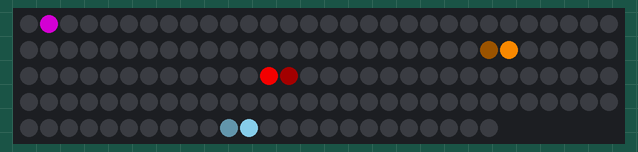
Bench run of a sketch on a simulated Arduino Uno, built with avr-gcc and run on an emulated ATmega328P. Shown: 144 RGB LEDs in strip order, left to right, continuing on the next row. The local clock reads 2024-03-15 10:24:30 at power-on unless the sketch sets it; what the sketch prints to the serial monitor is not drawn.

Above: at 0.02 s.

The sketch:

ledled.ino
```cpp
#include <Wire.h>

#include <DS1307RTC.h>
#include <FastLED.h>
#include <IRremote.h>
#define LED_PIN     8
#define NUM_LEDS    144
int RECV_PIN = 2;

int LED_OFFSET = 144 / 2;

CRGB leds[NUM_LEDS];

IRrecv irrecv(RECV_PIN);

decode_results results;

//used to be int, but think long is needed
time_t start_time;
float mod = 60.0f / NUM_LEDS;
float mod12 = 12.0f / NUM_LEDS;
float modpsec = 1000.0f / NUM_LEDS;

float real_sec;
float real_min;
float real_psec;

//Subsecond
int psec_led;
int psec_led2;
float psec_bright;
float psec_pre_led;
int psec_led_old = 0;
int psec_led2_old = 0;

//Seconds
int sec_led;
int sec_led2;
float sec_bright;
float sec_pre_led;
int sec_led_old = 0;
int sec_led2_old = 0;

//Minutes
int min_led;
int min_led2;
float min_bright;
float min_pre_led;
int min_led_old = 0;
int min_led2_old = 0;

//Hours
int hour_led;
int hour_led2;
float hour_bright;
float hour_pre_led;
int hour_led_old = 0;
int hour_led2_old = 0;

int bright_scale = 1;

unsigned long cur_mil;
float mills;
int mills_and_time;

void setup() {
  FastLED.addLeds<WS2812, LED_PIN, GRB>(leds, NUM_LEDS);
  Serial.begin(9600);
  Serial.println(start_time);
  //RTC.set(1556619998);
  start_time = RTC.get();
  Serial.println(start_time);
  irrecv.enableIRIn();
}

void loop() {
  leds[psec_led_old] = CRGB(0, 0, 0);
  leds[psec_led2_old] = CRGB(0, 0, 0);
  leds[sec_led_old] = CRGB(0, 0, 0);
  leds[sec_led2_old] = CRGB(0, 0, 0);
  leds[min_led_old] = CRGB(0, 0, 0);
  leds[min_led2_old] = CRGB(0, 0, 0);
  leds[hour_led_old] = CRGB(0, 0, 0);
  leds[hour_led2_old] = CRGB(0, 0, 0);

  cur_mil = millis();
  mills = float(cur_mil % 1000) / 1000.0f;
  mills_and_time = cur_mil / 1000.0f;

  //SubSeconds
  real_psec = mills / 1000.0f;
  psec_pre_led = mills * NUM_LEDS;
  psec_led = ((int)psec_pre_led + LED_OFFSET) % (NUM_LEDS - 1);
  psec_bright = psec_pre_led - psec_led;
  psec_led2 = psec_led + 1 % (NUM_LEDS - 1);

  leds[psec_led] = CRGB::Red;
  leds[psec_led2] = CRGB::Red;
  leds[psec_led2].nscale8(psec_bright * 256);
  leds[psec_led].nscale8((1.0f - psec_bright) * 256);
  leds[psec_led] /= bright_scale;
  leds[psec_led2] /= bright_scale;

  //Seconds
  real_sec = ((float)second(start_time + mills_and_time) + mills) / 60.0f;
  sec_pre_led = ((float)second(start_time + mills_and_time) + mills) / mod;
  sec_led = ((int)sec_pre_led + LED_OFFSET) % (NUM_LEDS - 1);
  sec_bright = sec_pre_led - (int)sec_pre_led;
  sec_led2 = sec_led + 1 % (NUM_LEDS - 1);

  leds[sec_led] = CRGB::Purple;
  leds[sec_led2] = CRGB::Purple;
  leds[sec_led2].nscale8(sec_bright * 255);
  leds[sec_led].nscale8((1.0f - sec_bright) * 255);
  leds[sec_led] /= bright_scale;
  leds[sec_led2] /= bright_scale;
  //Serial.println(leds[sec_led]);
  if (String(leds[sec_led]) == "0" and String(leds[sec_led2]) == "0") {
    Serial.println("-----");
    Serial.println(real_sec);
    Serial.println(sec_pre_led);
    Serial.println(sec_led);
    Serial.println(sec_led2);
    Serial.println(sec_bright);
    Serial.println(sec_bright * 255);
    Serial.println((1.0f - sec_bright) * 255);
    Serial.println("-----");
  }
    //Serial.println("-----");
    //Serial.println(real_sec);
    //Serial.println(sec_pre_led);
    //Serial.println(sec_led);
    //Serial.println(sec_led2);
    //Serial.println(sec_bright);
    //Serial.println(sec_bright * 256);
    //Serial.println((1.0f - sec_bright) * 256);
    //Serial.println("-----");
      //Serial.println(sec_bright * 256);
    //Serial.println((1.0f - sec_bright) * 256);

  //Minutes
  real_min = ((float)minute(start_time + mills_and_time) + real_sec) / 60.0f;
  min_pre_led = ((float)minute(start_time + mills_and_time) + real_sec) / mod;
  min_led = ((int)min_pre_led + LED_OFFSET) % (NUM_LEDS - 1);
  min_bright = min_pre_led - min_led;
  min_led2 = min_led + 1 % (NUM_LEDS - 1);

  leds[min_led] += CRGB::SkyBlue;
  leds[min_led2] += CRGB::SkyBlue;
  leds[min_led2].nscale8(min_bright * 256);
  leds[min_led].nscale8((1.0f - min_bright) * 256);
  leds[min_led] /= bright_scale;
  leds[min_led2] /= bright_scale;

  //Hours
  hour_pre_led = (((float)hour(start_time + mills_and_time) + real_min));
  if (hour_pre_led >= 12.0){
      hour_pre_led -= 12;
  }
  //Serial.println(hour_pre_led);
  hour_pre_led = hour_pre_led / mod12;
  //Serial.println(hour_pre_led);
  hour_led = ((int)hour_pre_led + LED_OFFSET) % (NUM_LEDS - 1);
  hour_bright = hour_pre_led - hour_led;
  hour_led2 = hour_led + 1 % (NUM_LEDS - 1);

  leds[hour_led] += CRGB::DarkOrange;
  leds[hour_led2] += CRGB::DarkOrange;
  leds[hour_led2].nscale8(hour_bright * 256);
  leds[hour_led].nscale8((1.0f - hour_bright) * 256);
  leds[hour_led] /= bright_scale;
  leds[hour_led2] /= bright_scale;

  //for (int i=0; i <= 3; i++){
  //  leds[int((float)i / 4.0 * NUM_LEDS)] = CRGB::White;
  //  leds[int((float)i / 4.0 * NUM_LEDS)] /= 60;
  //}

  //if (irrecv.decode(&results)) {
  //  Serial.println(results.value, HEX);
  //  irrecv.resume(); // Receive the next value
  //}
  psec_led_old = psec_led;
  psec_led2_old = psec_led2;
  sec_led_old = sec_led;
  sec_led2_old = sec_led2;
  min_led_old = min_led;
  min_led2_old = min_led2;
  hour_led_old = hour_led;
  hour_led2_old = hour_led2;

  FastLED.show();

  //delay(20);

  //Serial.println((float)minute(start_time + mills_and_time));
  //Serial.println((float)second(start_time + mills_and_time));
  //Serial.println(start_time);
}
```
